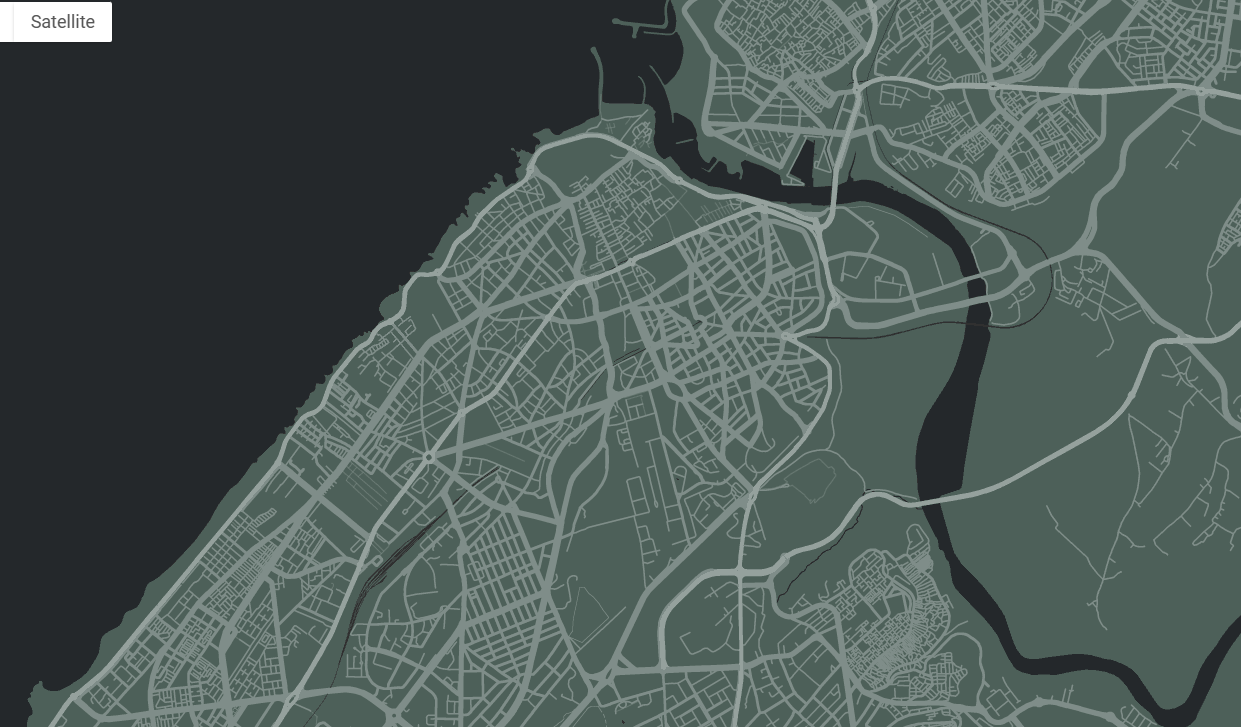
#> input picture map_source.png, 1241 x 727 px
$ python main.py
#> lines starting #> are read from the running program, lines starting #| are printed output that depends on the picture; after the words box and inside, x2 and y2 are one past the last pixel; in counts of white or black regions, pixels touching at a corner belong together
### Graph.py
from Node import Node
from queue import Queue

class Graph:
    def __init__(self, grid=None):
        self.nodes = dict()
        if grid is not None:
            self.build(grid)

    def add(self, pos):
        self.nodes[pos] = Node(pos)

    def add_neighbor(self, pos1, pos2):
        if pos1 not in self.nodes:
            self.add(pos1)
        if pos2 not in self.nodes:
            self.add(pos2)
        self.nodes[pos1].neighbors.add(self.nodes[pos2])
        self.nodes[pos2].neighbors.add(self.nodes[pos1])

    def build(self, matrix):
        n, m = matrix.shape
        steps = [(0, 1), (1, 0), (0, -1), (-1, 0),(-1, 1), (1, 1), (1, -1), (-1, -1)]
        for x in range(m):
            for y in range(n):
                if not matrix[y, x]:
                    continue
                self.add((x, y))
                for dx, dy in steps:
                    if not (0 <= x + dx < m and 0 <= y + dy < n):
                        continue
                    if not matrix[y + dy, x + dx]:
                        continue
                    self.add_neighbor((x, y), (x + dx, y + dy))

    # [57 lines left out: functions BFS, djikstra, not called in this run]

    def heuristic(self, pos, goal):
        return ((pos[0] - goal[0])**2 + (pos[1] - goal[1])**2)**0.5

    # [29 lines left out: function A_star, not called in this run]

### Node.py
from math import sqrt

class Node:
    def __init__(self, pos, neighbors=None):
        self.pos = pos
        if neighbors is not None:
            self.neighbors = neighbors
        else:
            self.neighbors = set()

    def add_neighbor(self, node):
        self.neighbors.add(node)
        node.neighbors.add(self)

    def distance(self, node):
        return sqrt(sum(pow(a - b, 2) for a, b in zip(self.pos, node.pos)))

### main.py
import cv2
import numpy as np
from Graph import Graph
import matplotlib.pyplot as plt

from animate import animate_search
import time

img = cv2.imread("map_source.png")
#> img is the input picture: shape (727, 1241, 3); mean B, G, R 85.4, 88.8, 75.5

def image_to_grid(img):
    is_road = (img[:, :, 0] > 100) & (img[:, :, 1] > 100) & (img[:, :, 2] > 100)
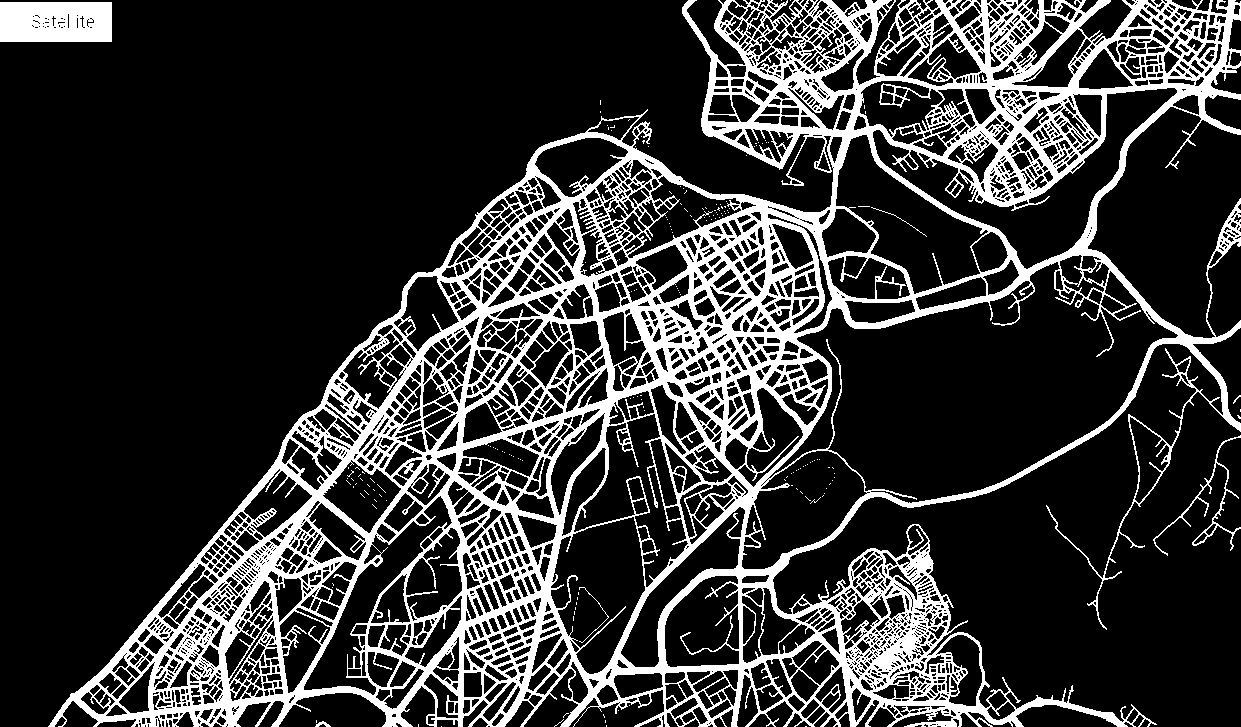
#> is_road: shape (727, 1241) bool; 20.6% white; 171 white regions (165 under 20 px), largest, box (x1, y1, x2, y2) and area: (48, 0, 1241, 727) 179831, (0, 2, 112, 42) 4356, (1153, 435, 1241, 556) 733, (579, 587, 609, 643) 72, (871, 207, 927, 237) 57, (315, 721, 331, 727) 47
    grid = np.zeros(img.shape[:2], dtype=np.uint8)
    grid[is_road] = 255
    return grid

grid = image_to_grid(img)
graph = Graph(grid)
#> (the run stopped early here; a loop or call above may not have finished)
